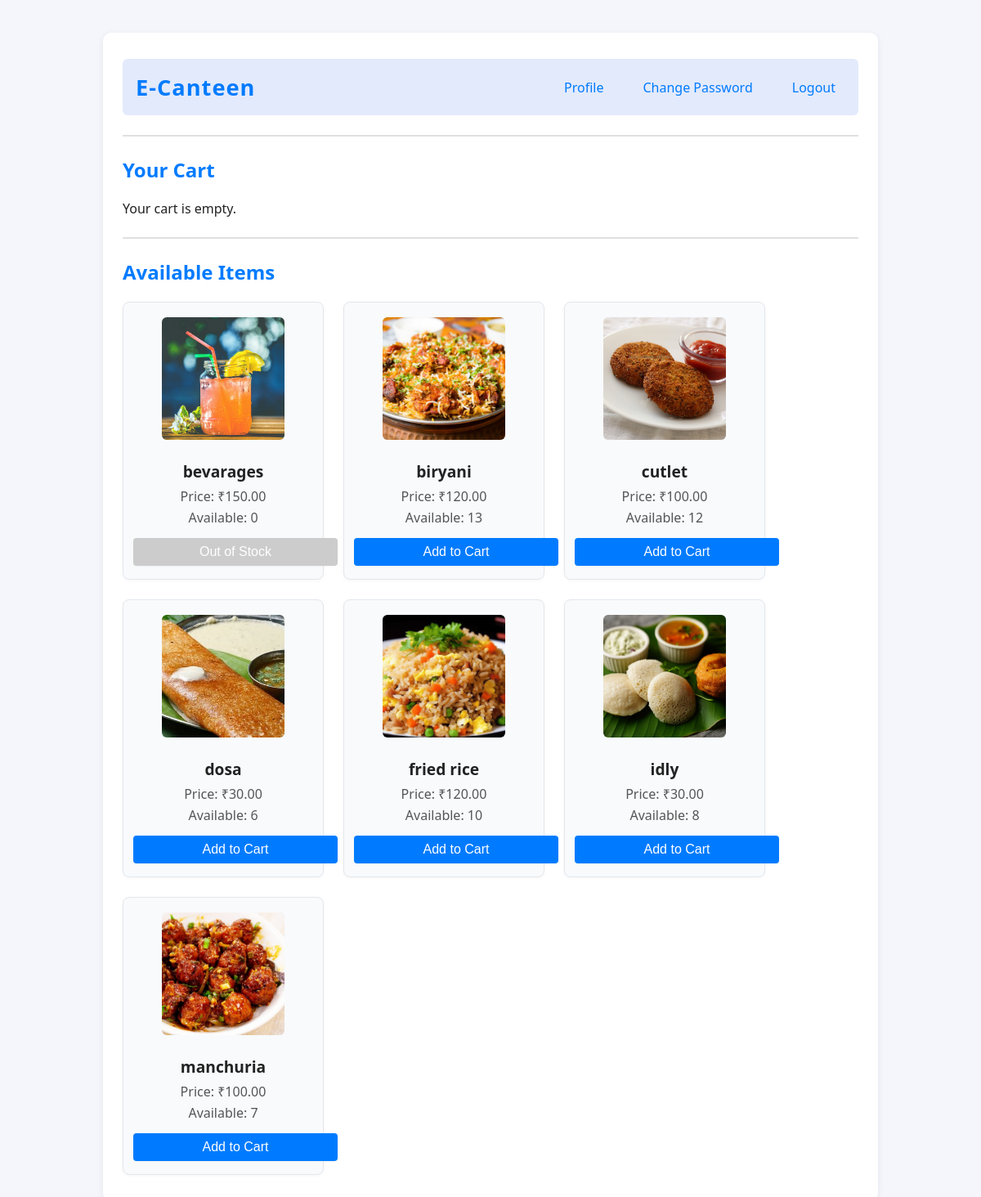
Before: /user/menu/ (signed in) with the older database file.
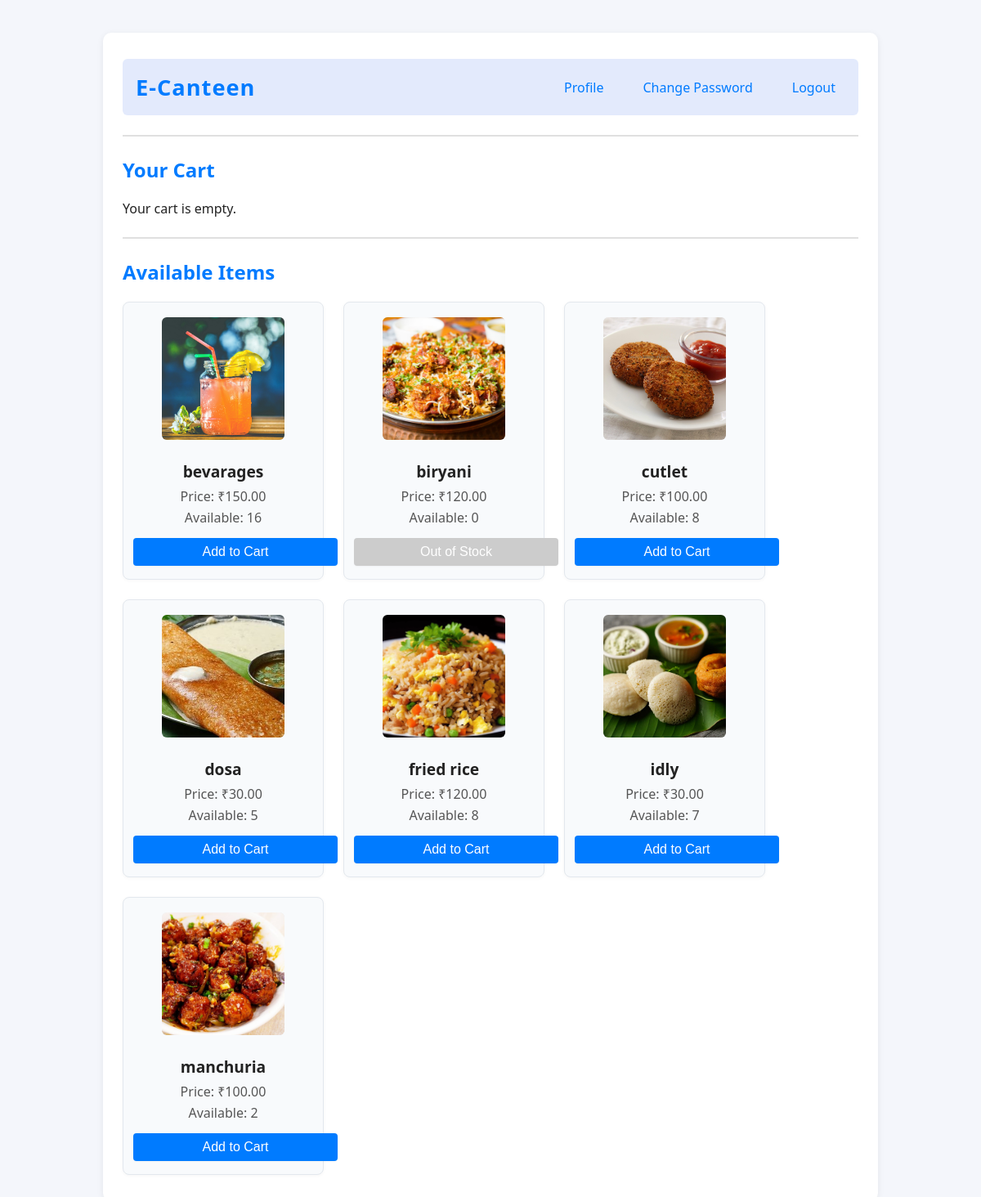
After: the same page with the newer database file.
### user/models.py (models this page shows, shortened)
class Menu(models.Model):
    item_name = models.CharField(max_length=100)
    photo = models.ImageField(upload_to='menu_photos/')
    price = models.DecimalField(max_digits=6, decimal_places=2)
    quantity = models.IntegerField()

### user/views.py (the view)
# urls.py: path('menu/', views.menu_page, name='menu_page'),
def menu_page(request):
    user_id = request.session.get('user_id')
    if not user_id:
        return redirect('user_login')
    menu_items = Menu.objects.all()
    cart_items = Cart.objects.filter(user_id=user_id)
    user = Users.objects.get(id=user_id)
    total_amount = sum(item.item.price * item.quantity for item in cart_items)
    context = {
        'menu_items': menu_items,
        'cart_items': cart_items,
        'total_amount': total_amount,
        'user': user
    }
    return render(request, 'user/menu.html', context)

### templates/user/menu.html (shortened to what this page needs)
{% extends 'base.html' %}
{% block navbar %}
<div class="navbar" style="display: flex; flex-direction: row; align-items: center; justify-content: space-between; gap: 24px; margin-bottom: 24px;">
    <div style="font-size: 1.7rem; font-weight: bold; color: #007bff; letter-spacing: 1px;">E-Canteen</div>
    <div style="display: flex; gap: 24px;">
        <a href="#" id="profile-link">Profile</a>
        <a href="{% url 'change_password' %}">Change Password</a>
        <a href="{% url 'user_logout' %}">Logout</a>
    </div>
</div>
{% endblock %}
{% block content %}
<div>
    <hr>
    <h2>Your Cart</h2>
    {% if cart_items %}
        <ul>
        {% for cart_item in cart_items %}
            <li>{{ cart_item.item.name }} - Quantity: {{ cart_item.quantity }} - Price: ₹{{ cart_item.item.price }}</li>
        {% endfor %}
        </ul>
        <h3>Total: ₹{{ total_amount }}</h3>
        <a href="{% url 'place_order' %}"><button>Place Order</button></a>
    {% else %}
        <p>Your cart is empty.</p>
    {% endif %}
    <hr>
    <h2>Available Items</h2>
    <div class="menu-container">
            {% for item in menu_items %}
                <div class="menu-item">
                    <img src="{{ item.photo.url }}" alt="{{ item.item_name }}" width="150" height="150">
                    <h3>{{ item.item_name }}</h3>
                    <p>Price: ₹{{ item.price }}</p>
                    <p>Available: {{ item.quantity }}</p>
                    {% if item.quantity > 0 %}
                        <form method="post" action="{% url 'add_to_cart' item.id %}">
                            <button type="submit">Add to Cart</button>
                        </form>
                    {% else %}
                        <button type="button" disabled style="background: #ccc; color: #fff; cursor: not-allowed;">Out of Stock</button>
                    {% endif %}
                </div>
            {% empty %}
                <p>No items available.</p>
            {% endfor %}
        </div>
</div>
{% endblock %}

### templates/base.html (shortened to what this page needs)
<!DOCTYPE html>
<html lang="en">
<head>
    {% load static %}
    <link rel="stylesheet" href="{% static 'css/styles.css' %}">
</head>
<body>
    <div class="container">
        {% block navbar %}{% endblock %}
        {% block content %}
        {% endblock %}
    </div>
</body>
</html>

### static/css/styles.css (style rules this page uses)
body { background: #f4f6fb; font-family: 'Segoe UI', Arial, sans-serif; color: #222; margin: 0; padding: 0; }
.container { max-width: 900px; margin: 40px auto; background: #fff; border-radius: 10px; box-shadow: 0 2px 8px rgba(0,0,0,0.07); padding: 32px 24px; }
h1, h2, h3 { color: #007bff; margin-top: 0; }
hr { border: none; border-top: 2px solid #e0e0e0; margin: 24px 0; }
.menu-container { display: flex; flex-wrap: wrap; gap: 24px; justify-content: flex-start; margin-top: 20px; }
.menu-item { background: #f8fafc; border-radius: 8px; box-shadow: 0 1px 4px rgba(0,0,0,0.04); padding: 18px 12px 16px 12px; width: 220px; text-align: center; transition: box-shadow 0.2s, transform 0.2s; border: 1px solid #e3e8ee; }
.menu-item img { border-radius: 6px; margin-bottom: 10px; width: 150px; height: 150px; object-fit: cover; background: #e9ecef; }
.menu-item h3 { font-size: 1.2rem; margin: 10px 0 6px 0; color: #222; }
.menu-item p { margin: 4px 0; color: #555; font-size: 1rem; }
.menu-item button { background: #007bff; color: #fff; border: none; border-radius: 4px; padding: 8px 18px; margin-top: 10px; cursor: pointer; font-size: 1rem; transition: background 0.2s; box-shadow: 0 1px 2px rgba(0,0,0,0.04); }
.navbar { background: #e3eafc; padding: 1rem; border-radius: 6px; margin-bottom: 1.5rem; }
.navbar a { color: #007bff; text-decoration: none; margin: 0 12px; font-weight: 500; }
input, button, select, textarea { padding: 10px; margin-top: 5px; width: 250px; border-radius: 4px; border: 1px solid #ccc; font-size: 1rem; box-sizing: border-box; }
button { background: #007bff; color: #fff; border: none; cursor: pointer; transition: background 0.2s; }
a { text-decoration: none; color: #007bff; font-weight: 500; transition: color 0.2s; }

Changed rows visible on the page:
changed Menu "bevarages": quantity "0" → "16"; quantity "Out of Stock" → "Add to Cart"
changed Menu "biryani": quantity "13" → "0"; quantity "Add to Cart" → "Out of Stock"
changed Menu "cutlet": quantity "12" → "8"
changed Menu "dosa": quantity "6" → "5"
changed Menu "fried rice": quantity "10" → "8"
changed Menu "idly": quantity "8" → "7"
changed Menu "manchuria": quantity "7" → "2"
